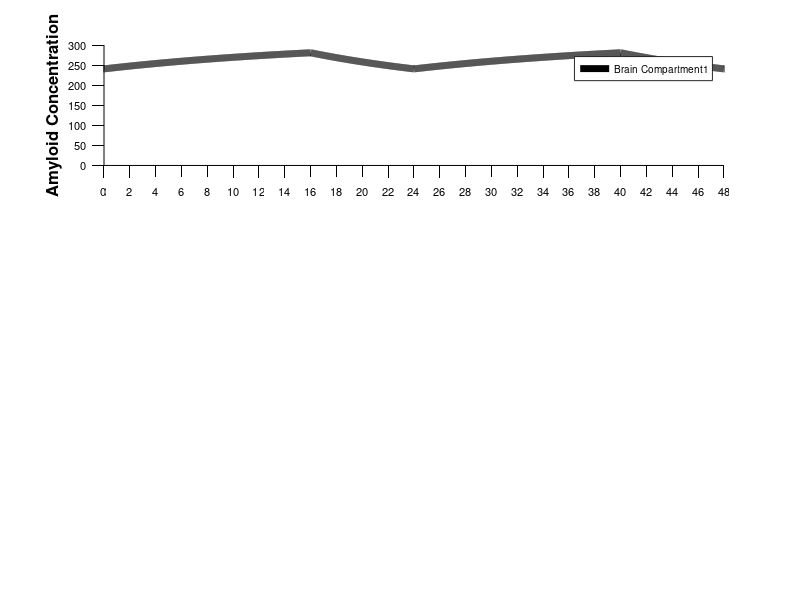

This chart was generated by the following MATLAB code: (Note: this script raises an error after producing the figure.)
set(groot, ...
'DefaultFigureColor', 'w', ...
'DefaultAxesLineWidth', 0.5, ...
'DefaultAxesXColor', 'k', ...
'DefaultAxesYColor', 'k', ...
'DefaultAxesFontUnits', 'points', ...
'DefaultAxesFontSize', 8, ...
'DefaultAxesFontName', 'Helvetica', ...
'DefaultLineLineWidth', 1, ...
'DefaultTextFontUnits', 'Points', ...
'DefaultTextFontSize', 8, ...
'DefaultTextFontName', 'Helvetica', ...
'DefaultAxesBox', 'off', ...
'DefaultAxesTickLength', [0.02 0.025]);

set(groot, 'DefaultAxesTickDir', 'out');
set(groot, 'DefaultAxesTickDirMode', 'manual');

function dydt_n = model1(t, y)
    r_bc = 0.038;
    r_bp = 0.014;
    r_cp = 0.00537;
    sigma_bc = 1.131;
    sigma_bp = 1.768;
    sigma_cp = 6.100;
    sigma_p = 4.253;
    A = 16.203;
    sigma_A = 0.772;
    r_p = 0.427;

    % Switch
    sw_cycle = (mod(t, 24) >= 8 && mod(t, 24) < 24);
    
    % ODE system
    dydt_n = zeros(3, 1);
    dydt_n(1) = A * sw_cycle + sigma_A * A * (1 - sw_cycle) - (r_bp * sw_cycle + sigma_bp * r_bp * (1 - sw_cycle) + r_bc * sw_cycle + sigma_bc * r_bc * (1 - sw_cycle)) * y(1);
    dydt_n(2) = (r_bc * sw_cycle + sigma_bc * r_bc * (1 - sw_cycle)) * y(1) - (r_cp * sw_cycle + sigma_cp * r_cp * (1 - sw_cycle)) * y(2);
    dydt_n(3) = (r_bp * sw_cycle + sigma_bp * r_bp * (1 - sw_cycle)) * y(1) + (r_cp * sw_cycle + sigma_cp * r_cp * (1 - sw_cycle)) * y(2) - (r_p * sw_cycle + sigma_p * r_p * (1 - sw_cycle)) * y(3);
end

% Defining Euler-Maruyama Method
function [t, w] = euler(F, endpoints, initial_conditions, ts)
    % Calculate number of steps and time vector
    total_time = endpoints(2) - endpoints(1);
    num_steps = floor(total_time / ts);
    
    % Initialize time vector
    t = linspace(endpoints(1), endpoints(2), num_steps + 1)';
    
    % Initialize solution matrix
    w = zeros(length(t), length(initial_conditions));
    w(1,:) = initial_conditions;
    
    % Euler iteration
    for k = 1:num_steps
        w(k+1,:) = w(k,:) + F(t(k), w(k,:))' * ts;
    end
end

% simulation
[t_100days_gwrmse1, sol_100days_gwrmse1] = euler(@(t,y) model1(t,y), [0, 24*100], [0,600,20], 0.01);

% Parameters for clearance calculations
r_bc = 0.038;
r_bp = 0.014;
r_cp = 0.00537;
sigma_bc = 1.131;
sigma_bp = 1.768;
sigma_cp = 6.100;

analysis_idx = find(t_100days_gwrmse1 >= 2336 & t_100days_gwrmse1 <= 2360);
t_analysis = t_100days_gwrmse1(analysis_idx);
sol_analysis = sol_100days_gwrmse1(analysis_idx, :);
time_of_day = mod(t_analysis, 24);
wake_idx = (time_of_day >= 8) & (time_of_day < 24);
sleep_idx = (time_of_day >= 0) & (time_of_day < 8);

% mean concentrations
wake_brain_conc = mean(sol_analysis(wake_idx, 1));
sleep_brain_conc = mean(sol_analysis(sleep_idx, 1));
wake_csf_conc = mean(sol_analysis(wake_idx, 2));
sleep_csf_conc = mean(sol_analysis(sleep_idx, 2));

fprintf('STEADY-STATE BRAIN CONCENTRATIONS:\n');
fprintf('  During wake:  %.2f pg/mL\n', wake_brain_conc);
fprintf('  During sleep: %.2f pg/mL\n\n', sleep_brain_conc);

fprintf('WAKE PERIOD:\n');
fprintf('  Brain to CSF efflux (r_bc):           %.4f h⁻¹\n', r_bc);
fprintf('  Blood-Brain Barrier (r_bp):           %.4f h⁻¹\n', r_bp);
fprintf('  Blood-CSF Barrier (r_cp):           %.4f h⁻¹\n', r_cp);
fprintf('  Total CNS clearance (r_bc + r_bp):    %.4f h⁻¹\n', r_bc + r_bp);
fprintf('  Brain to CSF contribution:             %.2f%%\n', (r_bc / (r_bc + r_bp + r_cp)) * 100);
fprintf('  BBB contribution:                      %.2f%%\n\n', (r_bp / (r_bc + r_bp)) * 100);
fprintf('  Blood to CSF contribution:                      %.2f%%\n\n', (r_cp / (r_bc + r_bp)) * 100);

fprintf('SLEEP PERIOD:\n');
fprintf('  Brain to CSF efflux (r_bc × σ_bc):    %.4f h⁻¹\n', r_bc * sigma_bc);
fprintf('  Blood-Brain Barrier (r_bp × σ_bp):    %.4f h⁻¹\n', r_bp * sigma_bp);
fprintf('  Blood-CSF Barrier (r_cp × σ_cp):    %.4f h⁻¹\n', r_cp * sigma_cp);
fprintf('  Total CNS clearance:                   %.4f h⁻¹\n', r_bc * sigma_bc + r_bp * sigma_bp);
fprintf('  Brain to CSF contribution:             %.2f%%\n', (r_bc * sigma_bc / (r_bc * sigma_bc + r_bp * sigma_bp + r_cp * sigma_cp)) * 100);
fprintf('  BBB contribution:                      %.2f%%\n\n', (r_bp * sigma_bp / (r_bc * sigma_bc + r_bp * sigma_bp)) * 100);
fprintf('  Blood to CSF contribution:                      %.2f%%\n\n', (r_cp * sigma_cp / (r_bc * sigma_bc + r_bp * sigma_bp)) * 100);

% Plot
figure;
subplot(3, 1, 1);
hold on;
plot(t_100days_gwrmse1, sol_100days_gwrmse1(:, 1), 'k', 'LineWidth', 5.0, 'DisplayName', 'Brain Compartment1');
legend('show');
ylabel('Amyloid Concentration', 'FontSize', 12, 'FontWeight','bold');
xlim([2336, 2384]);
xticks(2336:2:2384);
xticklabels(0:2:48);
xline(2352, 'k--', 'LineWidth', 3, 'HandleVisibility', 'off', 'Alpha', 0.5);
xline(2360, 'k--', 'LineWidth', 3, 'HandleVisibility', 'off', 'Alpha', 0.5);
xline(2376, 'k--', 'LineWidth', 3, 'HandleVisibility', 'off', 'Alpha', 0.5);
xline(2384, 'k--', 'LineWidth', 3, 'HandleVisibility', 'off', 'Alpha', 0.5);
hold off;

subplot(3, 1, 2);
hold on;
plot(t_100days_gwrmse1, sol_100days_gwrmse1(:, 2), 'k', 'LineWidth', 5.0, 'DisplayName', 'CSF Compartment1');
legend('show');
ylabel('Amyloid Concentration', 'FontSize', 12, 'FontWeight','bold');
xlim([2336, 2384]);
xticks(2336:2:2384);
xticklabels(0:2:48);
xline(2352, 'k--', 'LineWidth', 3, 'HandleVisibility', 'off', 'Alpha', 0.5);
xline(2360, 'k--', 'LineWidth', 3, 'HandleVisibility', 'off', 'Alpha', 0.5);
xline(2376, 'k--', 'LineWidth', 3, 'HandleVisibility', 'off', 'Alpha', 0.5);
xline(2384, 'k--', 'LineWidth', 3, 'HandleVisibility', 'off', 'Alpha', 0.5);
hold off;

subplot(3, 1, 3);
hold on;
plot(t_100days_gwrmse1, sol_100days_gwrmse1(:, 3), 'k', 'LineWidth', 5.0, 'DisplayName', 'Plasma Compartment1');
legend('show');
xlabel('Time (hr)', 'FontSize', 12, 'FontWeight','bold');
ylabel('Amyloid Concentration', 'FontSize', 12, 'FontWeight','bold');
xlim([2336, 2384]);
xticks(2336:2:2384);
xticklabels(0:2:48);
xline(2352, 'k--', 'LineWidth', 3, 'HandleVisibility', 'off', 'Alpha', 0.5);
xline(2360, 'k--', 'LineWidth', 3, 'HandleVisibility', 'off', 'Alpha', 0.5);
xline(2376, 'k--', 'LineWidth', 3, 'HandleVisibility', 'off', 'Alpha', 0.5);
xline(2384, 'k--', 'LineWidth', 3, 'HandleVisibility', 'off', 'Alpha', 0.5);
hold off;
